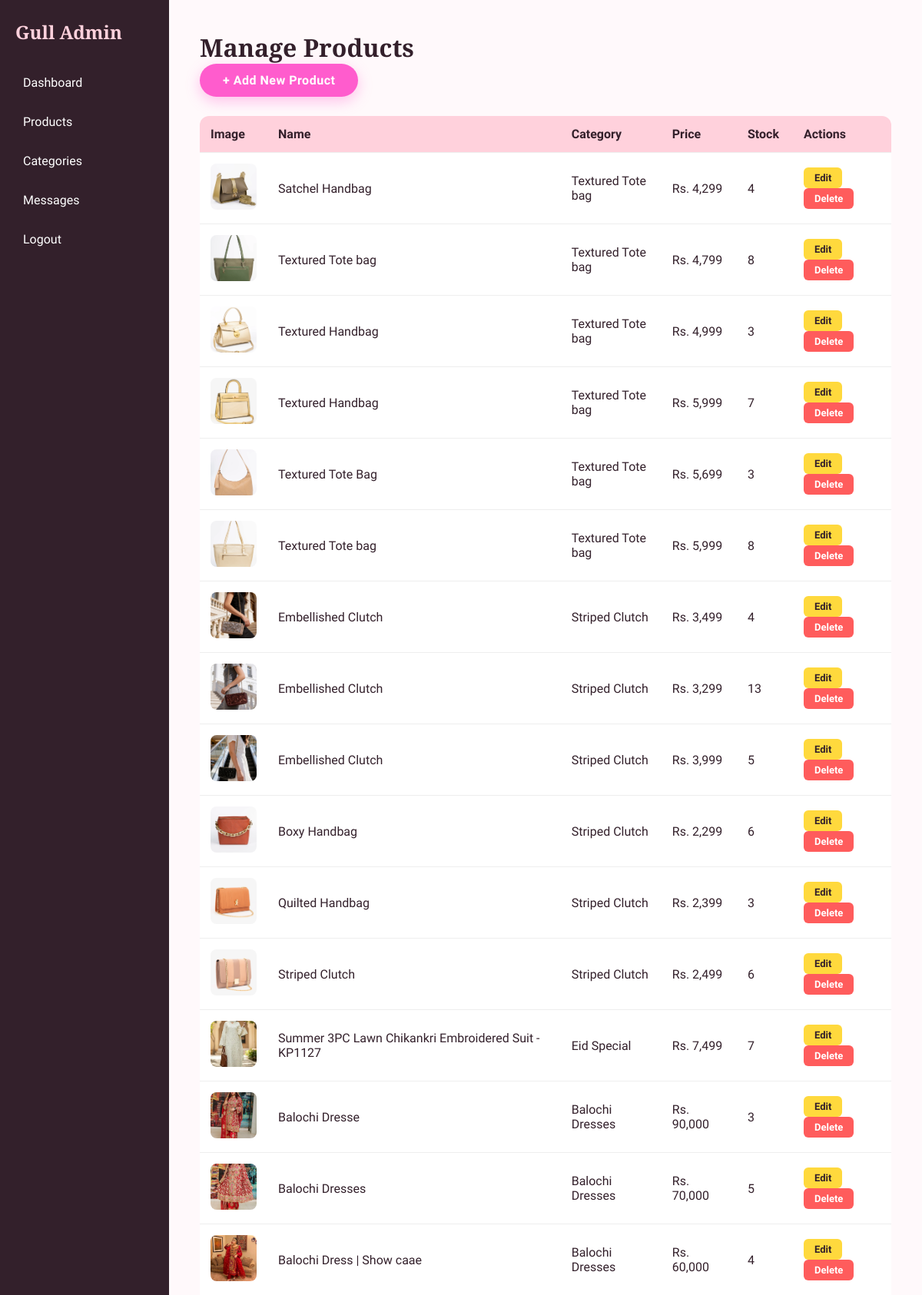
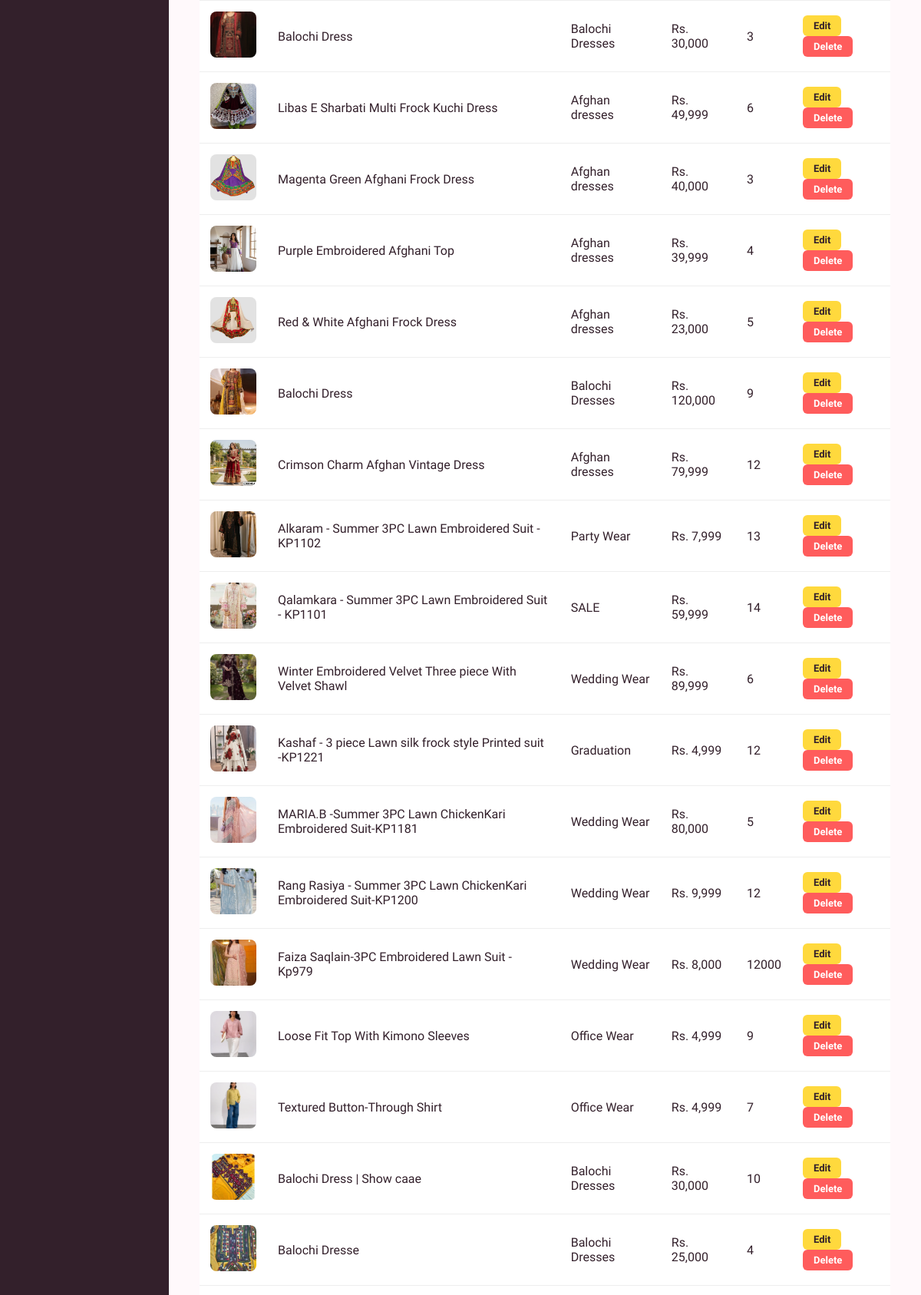
Page /admin/products.php (signed in, upper part) on the committed database (2 pictures, top to bottom).
### tables this page shows
CREATE TABLE `products` (
  `id` int(11) NOT NULL,
  `category_id` int(11) NOT NULL,
  `name` varchar(150) NOT NULL,
  `description` text DEFAULT NULL,
  `price` decimal(10,2) NOT NULL,
  `stock` int(11) DEFAULT 0,
  `image` varchar(255) DEFAULT NULL,
  `created_at` timestamp NOT NULL DEFAULT current_timestamp()
);

CREATE TABLE `categories` (
  `id` int(11) NOT NULL,
  `name` varchar(100) NOT NULL,
  `created_at` timestamp NOT NULL DEFAULT current_timestamp(),
  `image` varchar(255) DEFAULT NULL
);

### admin/products.php (the view)
<?php include '../includes/admin_header.php'; ?>
<h1>Manage Products</h1>
<a href="add_product.php" class="btn-primary">+ Add New Product</a>
<table class="admin-table">
    <thead>
        <tr>
            <th>Image</th>
            <th>Name</th>
            <th>Category</th>
            <th>Price</th>
            <th>Stock</th>
            <th>Actions</th>
        </tr>
    </thead>
    <tbody>
        <?php
        $sql = "SELECT products.*, categories.name AS category_name
                FROM products
                LEFT JOIN categories ON products.category_id = categories.id
                ORDER BY products.created_at DESC";
        $result = $conn->query($sql);
        if ($result && $result->num_rows > 0):
            while ($row = $result->fetch_assoc()):
        ?>
        <tr>
            <td><img src="/gull_boutique/images/<?php echo htmlspecialchars($row['image']); ?>" alt="" class="table-thumb"></td>
            <td><?php echo htmlspecialchars($row['name']); ?></td>
            <td><?php echo htmlspecialchars($row['category_name']); ?></td>
            <td>Rs. <?php echo number_format($row['price']); ?></td>
            <td><?php echo htmlspecialchars($row['stock']); ?></td>
            <td>
                <a href="edit_product.php?id=<?php echo $row['id']; ?>" class="btn-small btn-edit">Edit</a>
                <a href="delete_product.php?id=<?php echo $row['id']; ?>" class="btn-small btn-delete" onclick="return confirm('Delete this product?');">Delete</a>
            </td>
        </tr>
        <?php
            endwhile;
        else:
            echo '<tr><td colspan="6">No products yet.</td></tr>';
        endif;
        ?>
    </tbody>
</table>
<?php include '../includes/admin_footer.php'; ?>

### css/style.css (style rules this page uses)
html, body { overflow-x: hidden; max-width: 100%; }
img { max-width: 100%; }
:root { --pink-light: #FFD1DC; --pink-deep: #FF5CCD; --text-dark: #33202b; --font-heading: 'Playfair Display', Georgia, serif; }
h1, h2, h3, .hero h1, .page-header h1, .featured h2, .about-teaser h2, .about-story h2, .about-mission h2, .about-values h2, .testimonials-section h2, .newsletter-section h2, .category-scroll-header h2, .value-card h3, .product-info h3, .detail-info h1, .reviews-section h2 { font-family: var(--font-heading); font-weight: 600; }
* { margin: 0; padding: 0; box-sizing: border-box; font-family: 'Segoe UI', sans-serif; }
body { background-color: #fff9fb; color: var(--text-dark); }
.btn-primary { display: inline-block; background-color: var(--pink-deep); color: white; padding: 12px 30px; border-radius: 30px; text-decoration: none; font-weight: 600; transition: background 0.2s; }
.admin-table { width: 100%; border-collapse: collapse; margin-top: 25px; background: white; border-radius: 12px; overflow: hidden; }
.admin-table th, .admin-table td { padding: 14px; text-align: left; border-bottom: 1px solid #eee; }
.admin-table th { background-color: var(--pink-light); }
.table-thumb { width: 60px; height: 60px; object-fit: cover; border-radius: 8px; }
.btn-small { display: inline-block; padding: 6px 14px; border-radius: 6px; text-decoration: none; font-size: 13px; font-weight: 600; margin-right: 5px; }
.btn-edit { background-color: #ffd93d; color: #33202b; }
.btn-delete { background-color: #ff5c5c; color: white; }
.btn-primary { letter-spacing: 0.5px; box-shadow: 0 6px 18px rgba(255, 92, 205, 0.35); transition: transform 0.25s, box-shadow 0.25s, background 0.25s; }

### rows in the picture
products: image (picture), name "Satchel Handbag", category.name "Textured Tote bag", price "4,299", stock "4"
products: image (picture), name "Textured Tote bag", category.name "Textured Tote bag", price "4,799", stock "8"
products: image (picture), name "Textured Handbag", category.name "Textured Tote bag", price "4,999", stock "3"
products: image (picture), name "Textured Handbag", category.name "Textured Tote bag", price "5,999", stock "7"
products: image (picture), name "Textured Tote Bag", category.name "Textured Tote bag", price "5,699", stock "3"
products: image (picture), name "Textured Tote bag", category.name "Textured Tote bag", price "5,999", stock "8"
products: image (picture), name "Embellished Clutch", category.name "Striped Clutch", price "3,499", stock "4"
products: image (picture), name "Embellished Clutch", category.name "Striped Clutch", price "3,299", stock "13"
products: image (picture), name "Embellished Clutch", category.name "Striped Clutch", price "3,999", stock "5"
products: image (picture), name "Boxy Handbag", category.name "Striped Clutch", price "2,299", stock "6"
products: image (picture), name "Quilted Handbag", category.name "Striped Clutch", price "2,399", stock "3"
products: image (picture), name "Striped Clutch", category.name "Striped Clutch", price "2,499", stock "6"
products: image (picture), name "Summer 3PC Lawn Chikankri Embroidered Suit - KP1127", category.name "Eid Special", price "7,499", stock "7"
products: image (picture), name "Balochi Dresse", category.name "Balochi Dresses", price "90,000", stock "3"
products: image (picture), name "Balochi Dresses", category.name "Balochi Dresses", price "70,000", stock "5"
products: image (picture), name "Balochi Dress | Show caae", category.name "Balochi Dresses", price "60,000", stock "4"
products: image (picture), name "Balochi Dress", category.name "Balochi Dresses", price "30,000", stock "3"
products: image (picture), name "Libas E Sharbati Multi Frock Kuchi Dress", category.name "Afghan dresses", price "49,999", stock "6"
products: image (picture), name "Magenta Green Afghani Frock Dress", category.name "Afghan dresses", price "40,000", stock "3"
products: image (picture), name "Purple Embroidered Afghani Top", category.name "Afghan dresses", price "39,999", stock "4"
products: image (picture), name "Red & White Afghani Frock Dress", category.name "Afghan dresses", price "23,000", stock "5"
products: image (picture), name "Balochi Dress", category.name "Balochi Dresses", price "120,000", stock "9"
products: image (picture), name "Crimson Charm Afghan Vintage Dress", category.name "Afghan dresses", price "79,999", stock "12"
products: image (picture), name "Alkaram - Summer 3PC Lawn Embroidered Suit - KP1102", category.name "Party Wear", price "7,999", stock "13"
products: image (picture), name "Qalamkara - Summer 3PC Lawn Embroidered Suit - KP1101", category.name "SALE", price "59,999", stock "14"
products: image (picture), name "Winter Embroidered Velvet Three piece With Velvet Shawl", category.name "Wedding Wear", price "89,999", stock "6"
products: image (picture), name "Kashaf - 3 piece Lawn silk frock style Printed suit -KP1221", category.name "Graduation", price "4,999", stock "12"
products: image (picture), name "MARIA.B -Summer 3PC Lawn ChickenKari Embroidered Suit-KP1181", category.name "Wedding Wear", price "80,000", stock "5"
products: image (picture), name "Rang Rasiya - Summer 3PC Lawn ChickenKari Embroidered Suit-KP1200", category.name "Wedding Wear", price "9,999", stock "12"
products: image (picture), name "Faiza Saqlain-3PC Embroidered Lawn Suit - Kp979", category.name "Wedding Wear", price "8,000", stock "12000"
products: image (picture), name "Loose Fit Top With Kimono Sleeves", category.name "Office Wear", price "4,999", stock "9"
products: image (picture), name "Textured Button-Through Shirt", category.name "Office Wear", price "4,999", stock "7"
products: image (picture), name "Balochi Dress | Show caae", category.name "Balochi Dresses", price "30,000", stock "10"
products: image (picture), name "Balochi Dresse", category.name "Balochi Dresses", price "25,000", stock "4"
